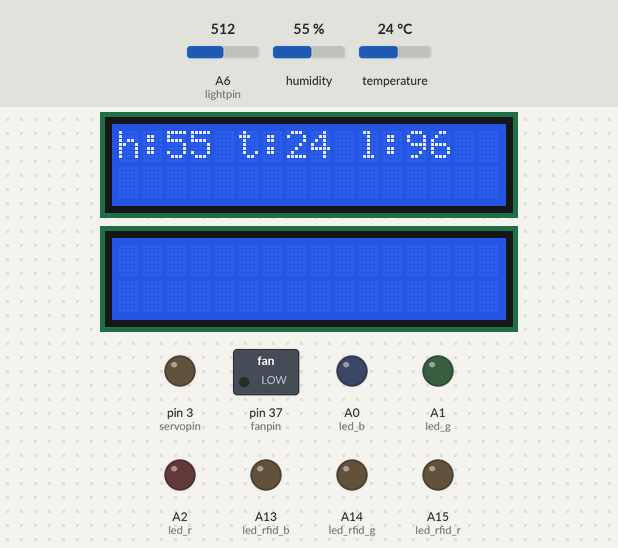
Simulated run of this sketch. Board: Arduino Mega 2560, built with avr-gcc and run on an emulated ATmega2560. Shown: 2 × 16×2 character LCD, switched loads named in the sketch (green lamp = pin HIGH), output pins drawn as LEDs (lit = HIGH). Inputs (shaded band) come from the test bench; at power-on: A6 (lightpin) = 512, humidity 55 %, temperature 24 °C.

Above: at 7.3 s.
7.4 s: A6 (lightpin) set to 122
At 10.7 s:
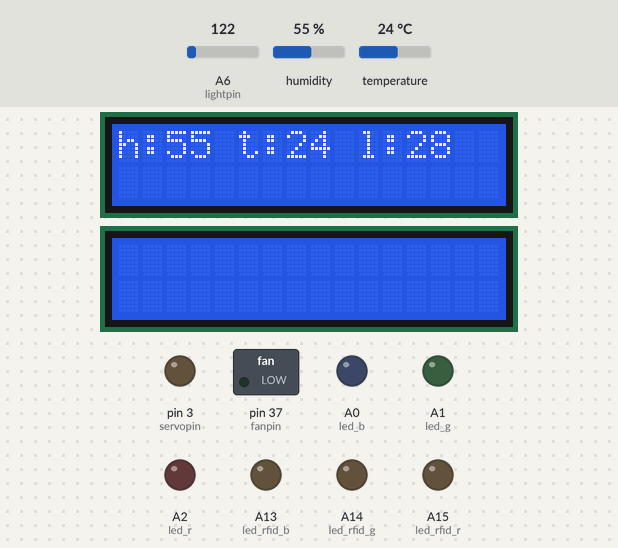
12.6 s: humidity set to 22 %
At 15.0 s:
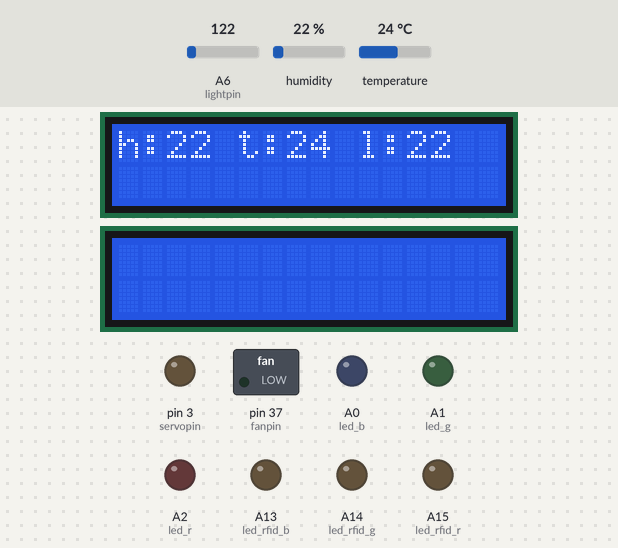
15.2 s: temperature set to 12 °C
At 17.6 s:
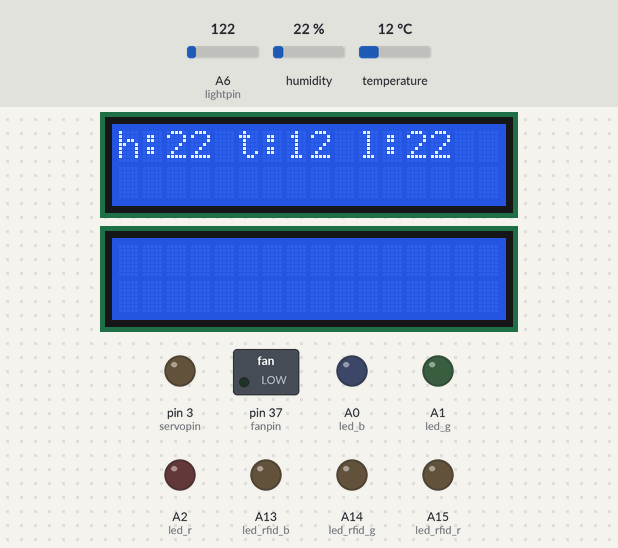
17.8 s: A6 (lightpin) set to 0
At 20.8 s:
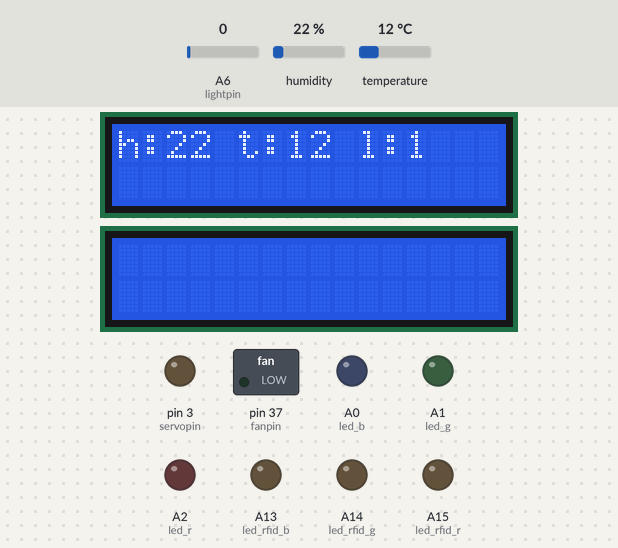
22.9 s: humidity set to 40 %
At 26.2 s:
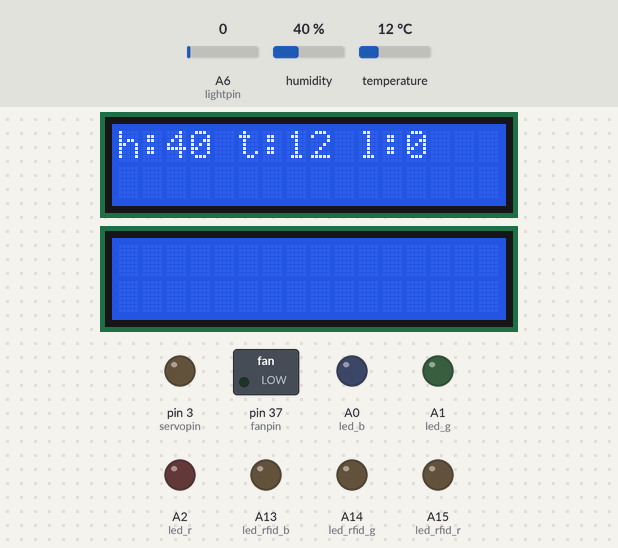
Timing chart, 0 to 26.5 s (numbered marks = the images above; inputs shaded):
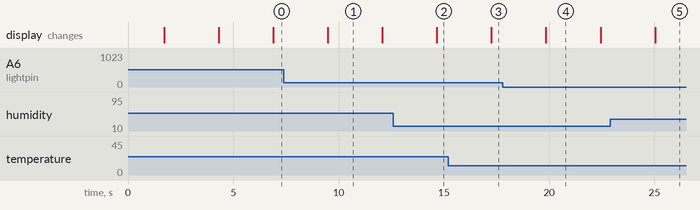

The sketch:

Mega.ino
```cpp
#include <LiquidCrystal.h>
#include <Wire.h>
#include <Servo.h>
#include <DHT.h>
#include <ArduinoJson.h>
#include <SoftwareSerial.h>
#include <SPI.h>
#include <Adafruit_PN532.h>
#include "dePin.h"
int humid = 0, temperature = 0, light = 0;
uint8_t uid[] = {0, 0, 0, 0, 0, 0, 0};
uint8_t uidLength;
void setLed(String color)
{
    if (color == "all")
    {
        digitalWrite(led_r, HIGH);
        digitalWrite(led_g, HIGH);
        digitalWrite(led_b, HIGH);
    }
    else
    {
        digitalWrite(led_r, color == "red" ? HIGH : LOW);
        digitalWrite(led_g, color == "green" ? HIGH : LOW);
        digitalWrite(led_b, color == "blue" ? HIGH : LOW);
    }
}

void setFan(String state)
{
    digitalWrite(fanpin, state == "on" ? HIGH : LOW);
}

void setDoor(String state)
{
    myservo.attach(servopin);
    myDelay(300);
    myservo.write(state == "on" ? OPEN_DEGREE : CLOSE_DEGREE);
    if (state == "on")
    {
        myDelay(1000 * 2);
        myservo.write(CLOSE_DEGREE);
    }
    myDelay(300);
    myservo.detach();
}

void setRfid(String state)
{
    lcd_rfid.setCursor(0, 0);
    lcd_rfid.print(state == "on" ? "Success" : "Error");
    digitalWrite(led_rfid_g, state == "on" ? HIGH : LOW);
    digitalWrite(led_rfid_r, state == "off" ? HIGH : LOW);
    setDoor(state);
    myDelay(500);
    digitalWrite(led_rfid_r, LOW);
    digitalWrite(led_rfid_g, LOW);
}
void serialRead()
{
    if (mySerial.available() > 0)
    {
        String s = mySerial.readStringUntil('/');
        String value = mySerial.readStringUntil('/');
        if (s == "LED")
            setLed(value);
        else if (s == "Fan")
            setFan(value);
        else if (s == "Door")
            setDoor(value);
        else if (s == "RFID")
            setRfid(value);
    }
}
void sendJson(String func)
{
    doc["func"] = func;
    serializeJson(doc, mySerial);
    mySerial.print('#');
    doc.clear();
}
void senserRead()
{
    humid = dht.readHumidity();
    temperature = dht.readTemperature();
    light = map((0.3 * light + 0.7 * analogRead(lightpin)), 0, 1023, 0, 255);
    doc["humid"] = humid;
    doc["temp"] = temperature;
    doc["light"] = light;
    sendJson("SaveData");
}
void rfidRead()
{
    bool rfid_success = nfc.readPassiveTargetID(PN532_MIFARE_ISO14443A, &uid[0], &uidLength, 1000);
    lcd_rfid.clear();
    if (rfid_success)
    {
        lcd_rfid.setCursor(16, 0);
        String uidStr = "";
        String uiS[4];
        for (int i = 0; i < 4; i++)
        {
            String temp;
            temp = String(uid[i], HEX);
            if (temp.length() < 2)
            {
                temp = "0" + temp;
            }
            temp.toUpperCase();
            uiS[i] = temp;
            uidStr += temp + " ";
        }
        lcd_rfid.print(uidStr);
        doc["uid0"] = uiS[0];
        doc["uid1"] = uiS[1];
        doc["uid2"] = uiS[2];
        doc["uid3"] = uiS[3];
        sendJson("RFID");
    }
}
void lcdUpdate()
{
    lcd_1.clear();
    lcd_1.setCursor(0, 0);
    String first = "h:" + String(humid) + " t:" + String(temperature) + " l:" + String(light);
    lcd_1.print(first);
    // lcd_1.setCursor(16, 0);
    // time_t sec = now();
    // lcd_1.print(String(sec));
}
void myDelay(int time)
{
    unsigned long startTime = millis();
    while (true)
        if (millis() - startTime >= time)
            break;
}
void setup()
{
    lcd_1.begin(16, 2);
    lcd_rfid.begin(16, 2);
    pinMode(led_r, OUTPUT);
    pinMode(led_g, OUTPUT);
    pinMode(led_b, OUTPUT);
    pinMode(led_rfid_r, OUTPUT);
    pinMode(led_rfid_g, OUTPUT);
    pinMode(led_rfid_b, OUTPUT);
    pinMode(fanpin, OUTPUT);
    pinMode(dhtpin, INPUT);
    pinMode(lightpin, INPUT);
    pinMode(servopin, OUTPUT);
    nfc.begin();
    nfc.setPassiveActivationRetries(0xFF);
    nfc.SAMConfig();
    dht.begin();
    mySerial.begin(9600);
}

void loop()
{
    rfidRead();
    myDelay(500);
    serialRead();
    senserRead();
    lcdUpdate();
    myDelay(1000);
}
```

dePin.h
```cpp
const int
    led_r = A2,
    led_g = A1, led_b = A0,
    led_rfid_r = A15, led_rfid_g = A14, led_rfid_b = A13,
    dhtpin = A7, lightpin = A6,
    fanpin = 37, servopin = 3;
#define OPEN_DEGREE 150
#define CLOSE_DEGREE 0
LiquidCrystal lcd_rfid(23, 25, 27, 29, 31, 33); // gnd vcc x 32 gnd 30 x x x x 28 26 24 22 x x
LiquidCrystal lcd_1(22, 24, 26, 28, 30, 32);

Servo myservo;
DHT dht(dhtpin, DHT11);
DynamicJsonDocument doc(1024);
SoftwareSerial mySerial(10, 11);    // RX, TX
Adafruit_PN532 nfc(39, 41, 43, 45); // SCK MISO MOSI SS
```

Measured:
- after the input at 7.4 s, the display: changes after 2.1 s (image 1)
- after the input at 12.6 s, the display: changes after 2.1 s (image 2)
- after the input at 15.2 s, the display: changes after 2.1 s (image 3)
- after the input at 17.8 s, the display: changes after 2.0 s (image 4)
- after the input at 22.9 s, the display: changes after 2.1 s (image 5)
- what the display in image 1 shows lasts 2.6 s, from 9.5 s to 12.1 s
